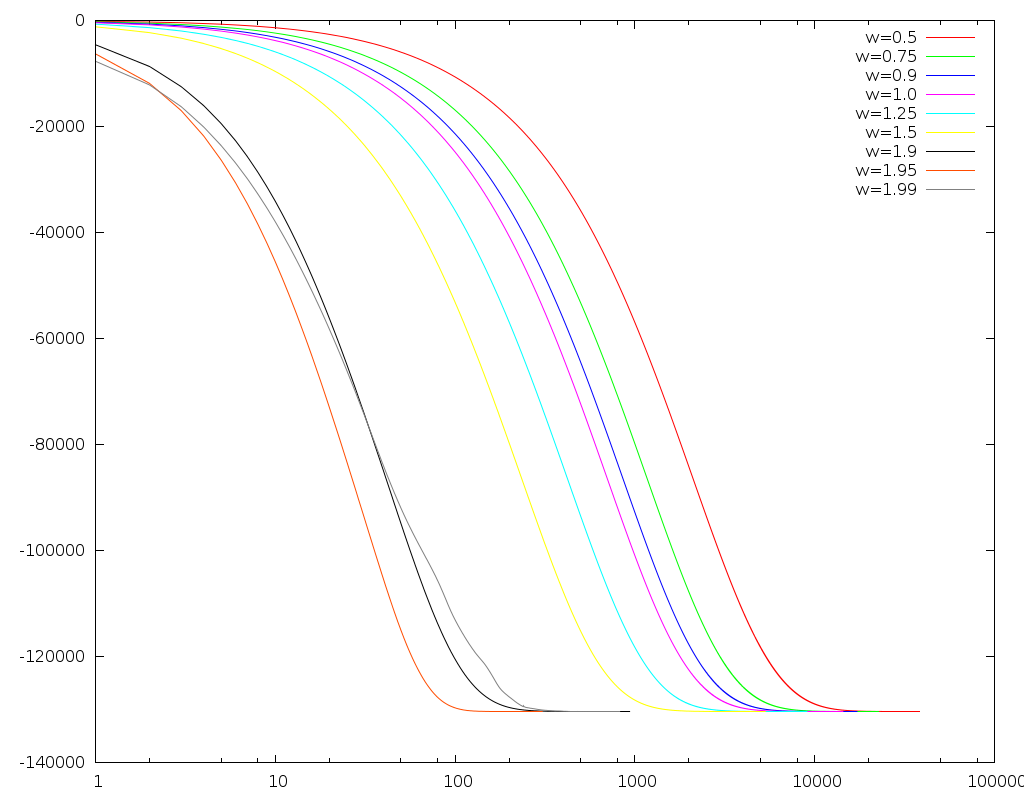

Write the gnuplot code that produced this figure.
set logscale x
set term pngcairo size 1024,800
set out 'z1.png'
set logscale x
plot 'z1_w0.50.txt' t 'w=0.5' w l, 'z1_w0.75.txt' t 'w=0.75' w l, 'z1_w0.90.txt' t 'w=0.9' w l, 'z1_w1.00.txt' t 'w=1.0' w l, 'z1_w1.25.txt' t 'w=1.25' w l, 'z1_w1.50.txt' t 'w=1.5' w l, 'z1_w1.90.txt' t 'w=1.9'w l, 'z1_w1.95.txt' t 'w=1.95' w l, 'z1_w1.99.txt' t 'w=1.99' w l
